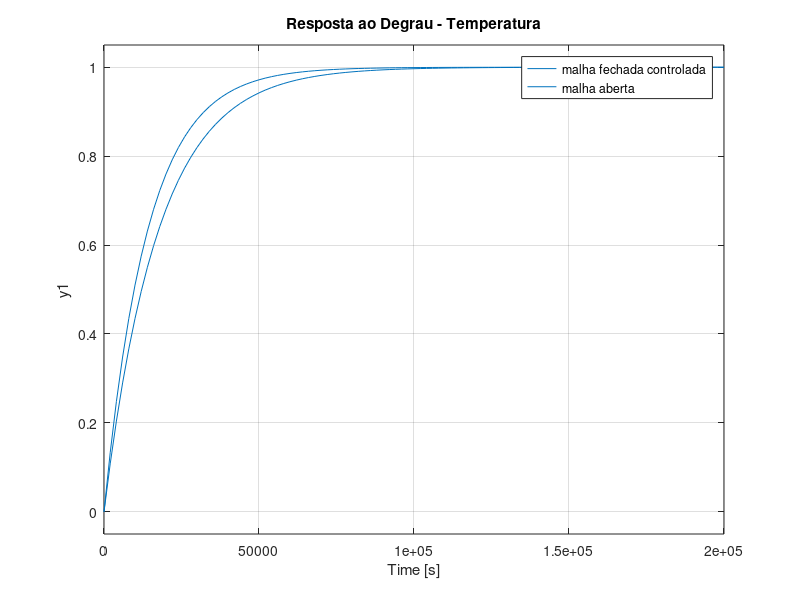

MATLAB code for this plot: (Note: this script raises an error after producing the figure.)
load('params.mat');
s = tf('s');

%% H1
G = qin_max/A1/s;
C = G^(-1)* 1/(tempo_acomodacao_h1/20*s) ;
step(feedback(G, 1));
hold on;
step(feedback(C*G, 1));
title('Resposta ao degrau - Nível');
legend('malha fechada', 'malha fechada cotrolada');
%% T1
G_P = delta1*qin_max/(A1*h1*s + delta1*qin_max);
tau_g_p = 1.7529e+04;
tau_des = 0.8*tau_g_p;

C = (tau_g_p*s+1)/(tau_des*s);
step(feedback(C*G_P, 1));
hold on 
step(G_P);
title('Resposta ao Degrau - Temperatura');
legend('malha fechada controlada', 'malha aberta');

zero_sys = tf([17529 1], [1]);

%% H1 com atraso
atraso = tempo_acomodacao_h1/20;
G = exp(-atraso*s)*qin_max/A1/s;
C = 1/(qin_max/A1/s)* 1/((tempo_acomodacao_h1/20+atraso/2)*s) ;
step(feedback(G, 1));
hold on;
step(feedback(C*G, 1));
title('Resposta ao degrau - Nível com Atraso');
legend('malha fechada', 'malha fechada cotrolada');

